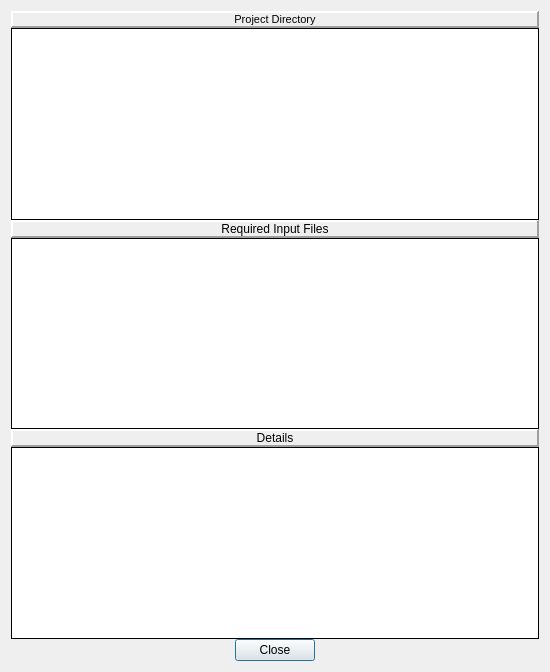
<?xml version="1.0" encoding="UTF-8"?>
<ui version="4.0">
 <class>Form</class>
 <widget class="QWidget" name="Form">
  <property name="windowModality">
   <enum>Qt::ApplicationModal</enum>
  </property>
  <property name="geometry">
   <rect>
    <x>0</x>
    <y>0</y>
    <width>550</width>
    <height>672</height>
   </rect>
  </property>
  <property name="sizePolicy">
   <sizepolicy hsizetype="Fixed" vsizetype="Fixed">
    <horstretch>0</horstretch>
    <verstretch>0</verstretch>
   </sizepolicy>
  </property>
  <property name="maximumSize">
   <size>
    <width>16777215</width>
    <height>16777215</height>
   </size>
  </property>
  <property name="windowTitle">
   <string>Verify Input</string>
  </property>
  <layout class="QVBoxLayout" name="verticalLayout_2">
   <item>
    <layout class="QVBoxLayout" name="verticalLayout">
     <property name="spacing">
      <number>0</number>
     </property>
     <item>
      <widget class="QLabel" name="label_project_dir">
       <property name="font">
        <font>
         <pointsize>8</pointsize>
         <weight>50</weight>
         <bold>false</bold>
         <underline>false</underline>
        </font>
       </property>
       <property name="frameShape">
        <enum>QFrame::Panel</enum>
       </property>
       <property name="frameShadow">
        <enum>QFrame::Raised</enum>
       </property>
       <property name="lineWidth">
        <number>2</number>
       </property>
       <property name="text">
        <string>Project Directory</string>
       </property>
       <property name="alignment">
        <set>Qt::AlignCenter</set>
       </property>
      </widget>
     </item>
     <item>
      <widget class="QTreeView" name="treeView_setuptree">
       <property name="frameShape">
        <enum>QFrame::Box</enum>
       </property>
       <property name="frameShadow">
        <enum>QFrame::Plain</enum>
       </property>
       <property name="lineWidth">
        <number>1</number>
       </property>
      </widget>
     </item>
     <item>
      <widget class="QLabel" name="label">
       <property name="font">
        <font>
         <underline>false</underline>
        </font>
       </property>
       <property name="frameShape">
        <enum>QFrame::Panel</enum>
       </property>
       <property name="frameShadow">
        <enum>QFrame::Raised</enum>
       </property>
       <property name="lineWidth">
        <number>2</number>
       </property>
       <property name="text">
        <string>Required Input Files</string>
       </property>
       <property name="alignment">
        <set>Qt::AlignCenter</set>
       </property>
      </widget>
     </item>
     <item>
      <widget class="QListView" name="listView_required_files">
       <property name="focusPolicy">
        <enum>Qt::NoFocus</enum>
       </property>
       <property name="contextMenuPolicy">
        <enum>Qt::NoContextMenu</enum>
       </property>
       <property name="frameShape">
        <enum>QFrame::Box</enum>
       </property>
       <property name="frameShadow">
        <enum>QFrame::Plain</enum>
       </property>
       <property name="lineWidth">
        <number>1</number>
       </property>
      </widget>
     </item>
     <item>
      <widget class="QLabel" name="label_2">
       <property name="frameShape">
        <enum>QFrame::Panel</enum>
       </property>
       <property name="frameShadow">
        <enum>QFrame::Raised</enum>
       </property>
       <property name="lineWidth">
        <number>2</number>
       </property>
       <property name="text">
        <string>Details</string>
       </property>
       <property name="alignment">
        <set>Qt::AlignCenter</set>
       </property>
      </widget>
     </item>
     <item>
      <widget class="QTextBrowser" name="textBrowser_output">
       <property name="focusPolicy">
        <enum>Qt::NoFocus</enum>
       </property>
       <property name="contextMenuPolicy">
        <enum>Qt::NoContextMenu</enum>
       </property>
       <property name="frameShape">
        <enum>QFrame::Box</enum>
       </property>
       <property name="frameShadow">
        <enum>QFrame::Plain</enum>
       </property>
       <property name="lineWidth">
        <number>1</number>
       </property>
       <property name="textInteractionFlags">
        <set>Qt::NoTextInteraction</set>
       </property>
       <property name="openLinks">
        <bool>false</bool>
       </property>
      </widget>
     </item>
     <item>
      <layout class="QHBoxLayout" name="horizontalLayout">
       <item>
        <spacer name="horizontalSpacer">
         <property name="orientation">
          <enum>Qt::Horizontal</enum>
         </property>
         <property name="sizeHint" stdset="0">
          <size>
           <width>40</width>
           <height>20</height>
          </size>
         </property>
        </spacer>
       </item>
       <item>
        <widget class="QPushButton" name="pushButton_close">
         <property name="focusPolicy">
          <enum>Qt::NoFocus</enum>
         </property>
         <property name="text">
          <string>Close</string>
         </property>
         <property name="default">
          <bool>true</bool>
         </property>
        </widget>
       </item>
       <item>
        <spacer name="horizontalSpacer_2">
         <property name="orientation">
          <enum>Qt::Horizontal</enum>
         </property>
         <property name="sizeHint" stdset="0">
          <size>
           <width>40</width>
           <height>20</height>
          </size>
         </property>
        </spacer>
       </item>
      </layout>
     </item>
    </layout>
   </item>
  </layout>
 </widget>
 <resources/>
 <connections/>
</ui>
